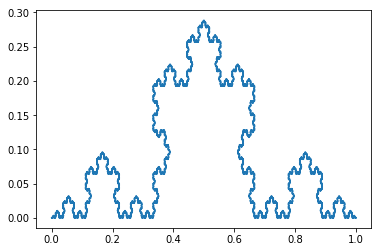

Source code (Python):
# -*- coding: utf-8 -*-
"""
Éditeur de Spyder

Ceci est un script temporaire.
"""

import numpy as np
import matplotlib.pyplot as plt

def koch(n):
    angle = [0,np.pi/3,-np.pi/3,0]
    index = [0 for i in range(n)]
    index[0] = 1
    L = 1/(pow(3,n))
    x = [0,L]
    y = [0,0]
    for k in range(pow(4,n)-1):
        angl = sum([angle[index[k]] for k in range(n)])
        x += [x[k+1] + L * np.cos(angl)]
        y += [y[k+1] + L * np.sin(angl)]
        i = 0
        index[i] += 1
        while i < n and index[i] == 4:
            index[i] = 0
            i += 1
            if i < n:
                index[i] += 1
    return x,y


x, y = koch(8)
plt.plot(x,y)
plt.show()
